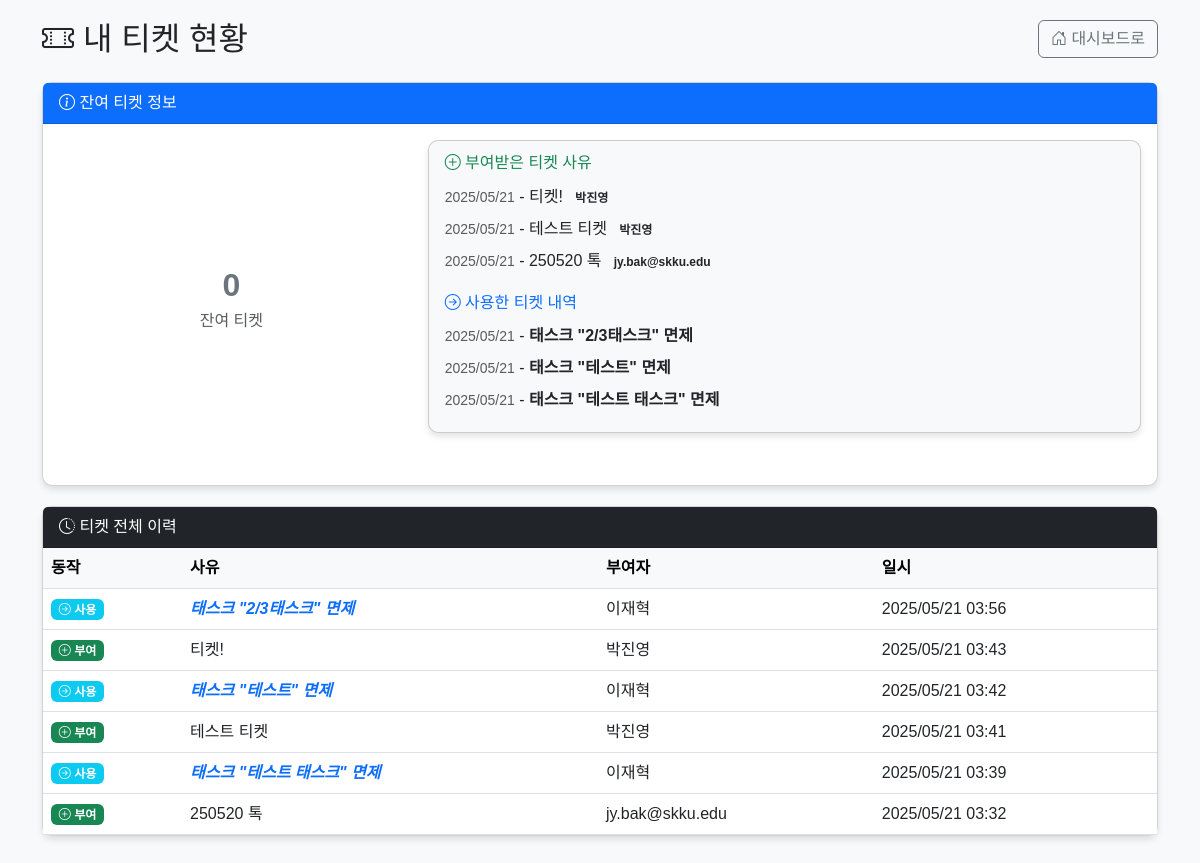
The app's page /ticket/my (signed in), older data.
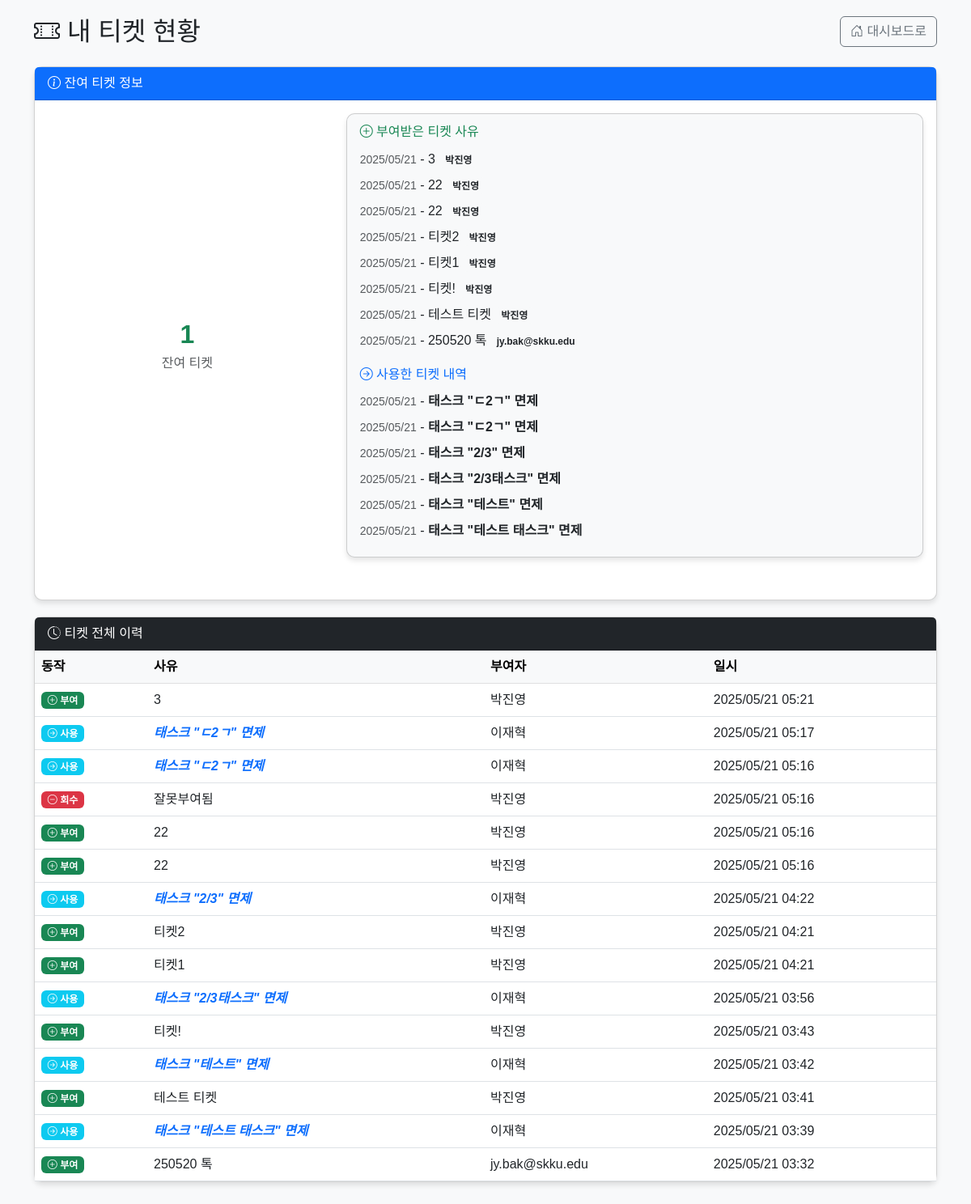
The same page, newer data.
### models.py (models this page shows)
class Ticket(db.Model):
    id = db.Column(db.Integer, primary_key=True)
    user_id = db.Column(db.Integer, db.ForeignKey('user.id'), nullable=False)
    type = db.Column(db.String(20), nullable=False)  # 'grant', 'revoke', 'use'
    reason = db.Column(db.String(200), nullable=False)
    created_by = db.Column(db.String(120), nullable=False)  # 이메일 또는 이름
    created_at = db.Column(db.DateTime, server_default=db.func.now())
    user = db.relationship('User', backref=db.backref('tickets', lazy=True))

### app.py (the view)
@app.route('/ticket/my')
@login_required
def my_ticket():
    tickets = Ticket.query.filter_by(user_id=current_user.id).order_by(Ticket.created_at.desc()).all()
    grant = sum(1 for t in tickets if t.type == 'grant')
    revoke = sum(1 for t in tickets if t.type == 'revoke')
    use = sum(1 for t in tickets if t.type == 'use')
    remain = grant - revoke - use
    grant_tickets = [t for t in tickets if t.type == 'grant']
    use_tickets = [t for t in tickets if t.type == 'use']
    return render_template('ticket_my.html',
                          tickets=tickets,
                          remain=remain,
                          grant_tickets=grant_tickets,
                          use_tickets=use_tickets)

### app.py (called while the page is built)
@login_manager.user_loader
def load_user(user_id):
    return User.query.get(int(user_id))

### templates/ticket_my.html (shortened to what the changed rows need)
<!DOCTYPE html>
<html lang="ko">
<head>
    <link href="https://cdn.jsdelivr.net/npm/bootstrap@5.3.0-alpha1/dist/css/bootstrap.min.css" rel="stylesheet">
    <link rel="stylesheet" href="https://cdn.jsdelivr.net/npm/bootstrap-icons@1.10.3/font/bootstrap-icons.css">
</head>
<body>
    <div class="container">
        <div class="d-flex justify-content-between align-items-center mb-4">
            <h2 class="mb-0"><i class="bi bi-ticket-perforated"></i> 내 티켓 현황</h2>
        </div>
        <div class="card">
            <div class="card-body">
                <div class="row align-items-center mb-3">
                    <div class="col-md-4 text-center">
                        <div class="ticket-count text-{% if remain > 0 %}success{% else %}secondary{% endif %}">
                            {{ remain }}
                        </div>
                        <div class="text-muted">잔여 티켓</div>
                    </div>
                    <div class="col-md-8">
                        <div class="card h-100 bg-light">
                            <div class="card-body p-3">
                                {% if grant_tickets %}
                                <ul class="list-group list-group-flush">
                                    {% for ticket in grant_tickets %}
                                    <li class="list-group-item bg-transparent px-0 py-1 border-0">
                                        <small class="text-muted">{{ ticket.created_at.strftime('%Y/%m/%d') }}</small> -
                                        {{ ticket.reason }}
                                        <span class="badge bg-light text-dark">{{ ticket.created_by }}</span>
                                    </li>
                                    {% endfor %}
                                </ul>
                                {% endif %}
                                {% if use_tickets %}
                                <ul class="list-group list-group-flush">
                                    {% for ticket in use_tickets %}
                                    <li class="list-group-item bg-transparent px-0 py-1 border-0">
                                        <small class="text-muted">{{ ticket.created_at.strftime('%Y/%m/%d') }}</small> -
                                        <span class="fw-bold">
                                        {% if 'Task ' in ticket.reason %}
                                            태스크 "{{ ticket.reason.replace('Task ', '').replace(' 면제', '') }}" 면제
                                        {% else %}
                                            {{ ticket.reason }}
                                        {% endif %}
                                        </span>
                                    </li>
                                    {% endfor %}
                                </ul>
                                {% endif %}
                            </div>
                        </div>
                    </div>
                </div>
            </div>
        </div>
        <div class="card">
            <div class="card-body p-0">
                <div class="table-responsive">
                    <table class="table table-hover mb-0">
                        <thead>
                            <tr class="table-light">
                                <th>동작</th>
                                <th>사유</th>
                                <th>부여자</th>
                                <th>일시</th>
                            </tr>
                        </thead>
                        <tbody>
                            {% for ticket in tickets %}
                            <tr>
                                <td>
                                    {% if ticket.type == 'grant' %}
                                        <span class="badge bg-success">
                                            <i class="bi bi-plus-circle"></i> 부여
                                        </span>
                                    {% elif ticket.type == 'revoke' %}
                                        <span class="badge bg-danger">
                                            <i class="bi bi-dash-circle"></i> 회수
                                        </span>
                                    {% elif ticket.type == 'use' %}
                                        <span class="badge bg-info">
                                            <i class="bi bi-arrow-right-circle"></i> 사용
                                        </span>
                                    {% endif %}
                                </td>
                                <td>
                                    {% if ticket.type == 'use' %}
                                        <strong class="ticket-use">
                                        {% if 'Task ' in ticket.reason %}
                                            태스크 "{{ ticket.reason.replace('Task ', '').replace(' 면제', '') }}" 면제
                                        {% else %}
                                            {{ ticket.reason }}
                                        {% endif %}
                                        </strong>
                                    {% else %}
                                        {{ ticket.reason }}
                                    {% endif %}
                                </td>
                                <td>{{ ticket.created_by }}</td>
                                <td>{{ ticket.created_at.strftime('%Y/%m/%d %H:%M') }}</td>
                            </tr>
                            {% endfor %}
                        </tbody>
                    </table>
                </div>
            </div>
        </div>
    </div>
</body>
</html>

Row changes from the older to the newer data that the page shows:
added Ticket: created_at "2025/05/21", reason "3", created_by "박진영", type "grant" (drawn), created_at "2025/05/21 05:21"
added Ticket: created_at "2025/05/21", reason "22", created_by "박진영", type "grant" (drawn), created_at "2025/05/21 05:16"
added Ticket: created_at "2025/05/21", reason "22", created_by "박진영", type "grant" (drawn), created_at "2025/05/21 05:16"
added Ticket: created_at "2025/05/21", reason "티켓2", created_by "박진영", type "grant" (drawn), created_at "2025/05/21 04:21"
added Ticket: created_at "2025/05/21", reason "티켓1", created_by "박진영", type "grant" (drawn), created_at "2025/05/21 04:21"
added Ticket: created_at "2025/05/21", reason.replace "ㄷ2ㄱ", type "use" (drawn), created_by "이재혁", created_at "2025/05/21 05:17"
added Ticket: created_at "2025/05/21", reason.replace "ㄷ2ㄱ", type "use" (drawn), created_by "이재혁", created_at "2025/05/21 05:16"
added Ticket: created_at "2025/05/21", reason.replace "2/3", type "use" (drawn), created_by "이재혁", created_at "2025/05/21 04:22"
added Ticket: type "revoke" (drawn), reason "잘못부여됨", created_by "박진영", created_at "2025/05/21 05:16"
Text that changed along with them:
{{ remain }}: "0" → "1"
